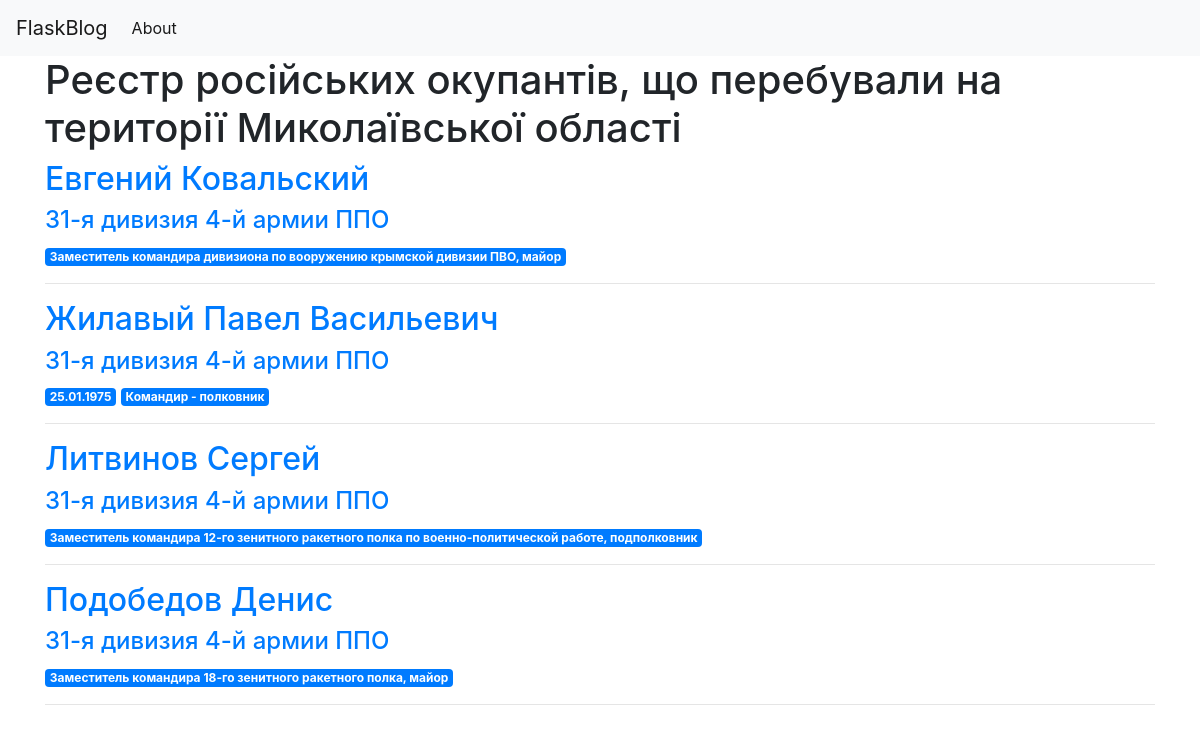
/unit/31-я дивизия 4-й армии ППО, run on the app's committed database.
### tables this page shows
CREATE TABLE posts (
        id INTEGER PRIMARY KEY AUTOINCREMENT,
        created TIMESTAMP NOT NULL DEFAULT CURRENT_TIMESTAMP,
        FIO TEXT,
        DOB TEXT,
        Position TEXT,
        Unit TEXT,
        Passport TEXT,
        Passport_Issue_Date TEXT,
        Issued_By TEXT,
        Taxpayer_Number TEXT,
        Social_Security_Number TEXT,
        Address TEXT,
        Phone_Number TEXT,
        Social_Media TEXT,
        Email TEXT,
        Status TEXT,
        Verified TEXT,
        Source TEXT,
        Image_File TEXT
    );

### app.py (the view)
@app.route('/unit/<post_unit>')
def unit(post_unit):
    print(f"Requested Post Units are: {post_unit}")
    units = get_unit(post_unit)
    return render_template('index.html', posts=units)

### app.py (called while the page is built)
def get_db_connection():
    conn = sqlite3.connect(db)
    conn.row_factory = sqlite3.Row
    return conn

def get_unit(post_unit):
    conn = get_db_connection()
    units = conn.execute('SELECT * FROM posts WHERE Unit = ?',
                        (post_unit,)).fetchall()
    conn.close()
    if units is None:
        abort(404)
    return units

### templates/index.html
{% extends 'base.html' %}
{% block content %}
    <h1>{% block title %} Реєстр російських окупантів, що перебували на території Миколаївської області {% endblock %}</h1>
    {% for post in posts %}
        <a href="{{ url_for('post', post_id=post['id'])}}">
            <h2>{{ post['FIO'] }}</h2>
        </a>
        <a href="{{ url_for('unit', post_unit=post['Unit'])}}">
            <h4>{{ post['Unit'] }}</h4>
        </a>
        <span class="badge badge-primary">{{ post['DOB'] }}</span>
        <span class="badge badge-primary">{{ post['Position'] }}</span>
        <hr>
    {% endfor %}
{% endblock %}

### data on the page
posts: FIO "Евгений Ковальский", Unit "31-я дивизия 4-й армии ППО", Position "Заместитель командира дивизиона по вооружению крымской дивизии ПВО, майор"
posts: FIO "Жилавый Павел Васильевич", Unit "31-я дивизия 4-й армии ППО", DOB "25.01.1975", Position "Командир - полковник"
posts: FIO "Литвинов Сергей", Unit "31-я дивизия 4-й армии ППО", Position "Заместитель командира 12-го зенитного ракетного полка по военно-политической работе, подполковник"
posts: FIO "Подобедов Денис", Unit "31-я дивизия 4-й армии ППО", Position "Заместитель командира 18-го зенитного ракетного полка, майор"
